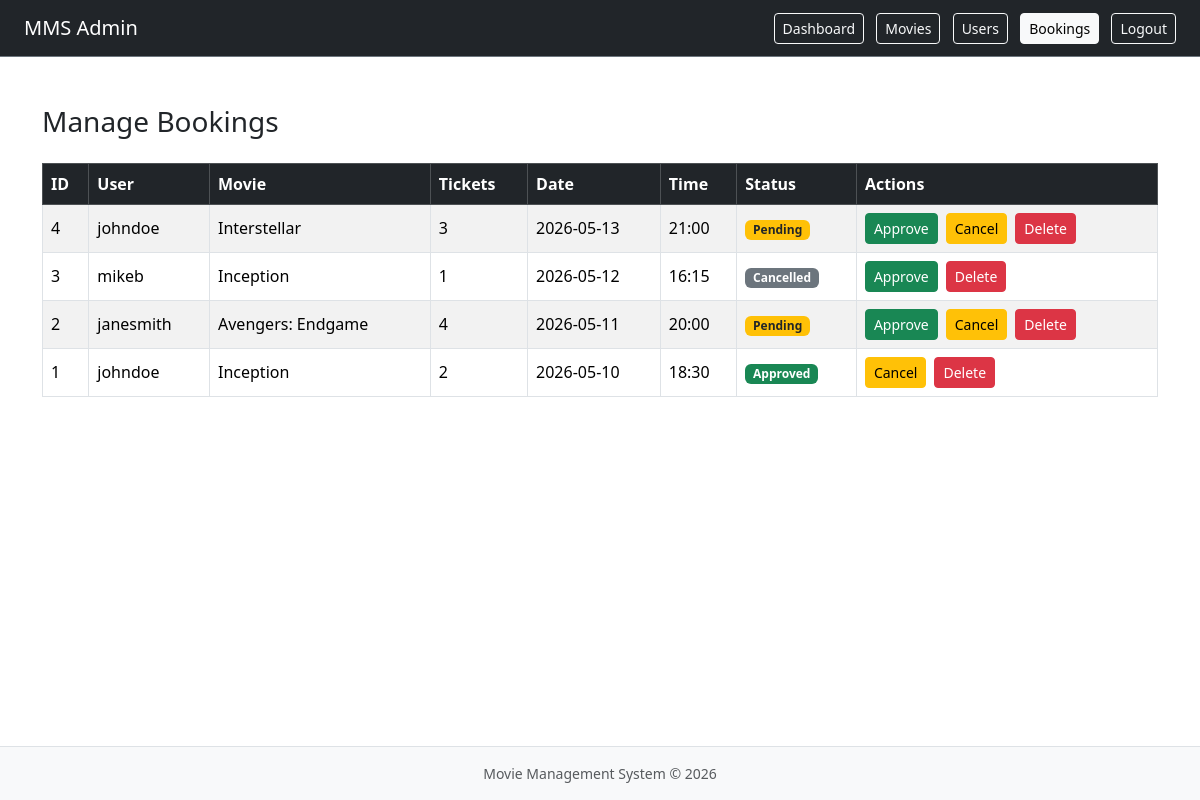
Screenshot of /admin/manage_bookings.php (signed in) with the database file from the repository.
### tables this page shows
CREATE TABLE `bookings` (
  `id` int NOT NULL AUTO_INCREMENT,
  `user_id` int NOT NULL,
  `movie_id` int NOT NULL,
  `nr_tickets` int NOT NULL,
  `date` varchar(250) NOT NULL,
  `time` varchar(250) NOT NULL,
  `status` varchar(20) NOT NULL DEFAULT 'pending',
  PRIMARY KEY (`id`)
);

### admin/manage_bookings.php (the view, shortened to what this page needs)
<?php
require_once __DIR__ . "/../config.php";
require_once __DIR__ . "/../helpers.php";
$user_names = [];
$user_result = mysqli_query($conn, "SELECT * FROM users");
while ($user = mysqli_fetch_assoc($user_result)) {
    $user_id = (int) $user["id"];
    $user_names[$user_id] = $user["username"];
}
$movie_names = [];
$movie_result = mysqli_query($conn, "SELECT * FROM movies");
while ($movie = mysqli_fetch_assoc($movie_result)) {
    $movie_id = (int) $movie["id"];
    $movie_names[$movie_id] = $movie["movie_name"];
}
$bookings = [];
$result = mysqli_query($conn, "SELECT * FROM bookings ORDER BY id DESC");
while ($row = mysqli_fetch_assoc($result)) {
    $bookings[] = $row;
}
?>
<!DOCTYPE html>
<html lang="en">
<head>
    <link href="
https://cdn.jsdelivr.net/npm/bootstrap@5.3.8/dist/css/bootstrap.min.css
"
          rel="stylesheet"
>
</head>
<body class="d-flex flex-column min-vh-100">
<nav class="navbar navbar-dark bg-dark px-4 border-bottom border-secondary">
    <span class="navbar-brand">MMS Admin</span>
    <div>
        <a href="dashboard.php" class="btn btn-outline-light btn-sm me-2">Dashboard</a>
        <a href="manage_movies.php" class="btn btn-outline-light btn-sm me-2">Movies</a>
        <a href="manage_users.php" class="btn btn-outline-light btn-sm me-2">Users</a>
        <a href="manage_bookings.php" class="btn btn-light btn-sm me-2">Bookings</a>
        <a href="../logout.php" class="btn btn-outline-light btn-sm">Logout</a>
    </div>
</nav>
<div class="container mt-5">
    <h3 class="mb-4">Manage Bookings</h3>
    <table class="table table-bordered table-striped align-middle">
        <thead class="table-dark">
            <tr>
                <th>ID</th>
                <th>User</th>
                <th>Movie</th>
                <th>Tickets</th>
                <th>Date</th>
                <th>Time</th>
                <th>Status</th>
                <th>Actions</th>
            </tr>
        </thead>
        <tbody>
            <?php foreach ($bookings as $booking): ?>
                <?php
                    $booking_id = (int) $booking["id"];
                    $user_id = (int) $booking["user_id"];
                    $movie_id = (int) $booking["movie_id"];
                    $booking_user = isset($user_names[$user_id]) ? $user_names[$user_id] : "Deleted user";
                    $booking_movie = isset($movie_names[$movie_id]) ? $movie_names[$movie_id] : "Deleted movie";
                    $status = $booking["status"];
                ?>
                <tr>
                    <td><?php echo safe_text($booking_id); ?></td>
                    <td><?php echo safe_text($booking_user); ?></td>
                    <td><?php echo safe_text($booking_movie); ?></td>
                    <td><?php echo safe_text($booking["nr_tickets"]); ?></td>
                    <td><?php echo safe_text($booking["date"]); ?></td>
                    <td><?php echo safe_text($booking["time"]); ?></td>
                    <td>
                        <span class="badge <?php echo safe_text(booking_status_badge_class($status)); ?>">
                            <?php echo safe_text(ucfirst($status)); ?>
                        </span>
                    </td>
                    <td>
                        <div class="d-flex flex-wrap gap-2">
                            <?php if ($status != "approved"): ?>
                                <form method="POST">
                                    <button type="submit" name="booking_action" value="approve" class="btn btn-success btn-sm">
                                        Approve
                                    </button>
                                </form>
                            <?php endif; ?>
                            <?php if ($status != "cancelled"): ?>
                                <form method="POST">
                                    <button type="submit"
                                            name="booking_action"
                                            value="cancel"
                                            class="btn btn-warning btn-sm"
                                            onclick="return confirm('Cancel this booking?')">
                                        Cancel
                                    </button>
                                </form>
                            <?php endif; ?>
                            <form method="POST">
                                <button type="submit"
                                        name="booking_action"
                                        value="delete"
                                        class="btn btn-danger btn-sm"
                                        onclick="return confirm('Delete this booking?')">
                                    Delete
                                </button>
                            </form>
                        </div>
                    </td>
                </tr>
            <?php endforeach; ?>
        </tbody>
    </table>
</div>
</body>
</html>

### rows the page displays
bookings: id "4", user "johndoe", movie "Interstellar", nr_tickets "3", date "2026-05-13", time "21:00", status "Pending"
bookings: id "3", user "mikeb", movie "Inception", nr_tickets "1", date "2026-05-12", time "16:15", status "Cancelled"
bookings: id "2", user "janesmith", movie "Avengers: Endgame", nr_tickets "4", date "2026-05-11", time "20:00", status "Pending"
bookings: id "1", user "johndoe", movie "Inception", nr_tickets "2", date "2026-05-10", time "18:30", status "Approved"
